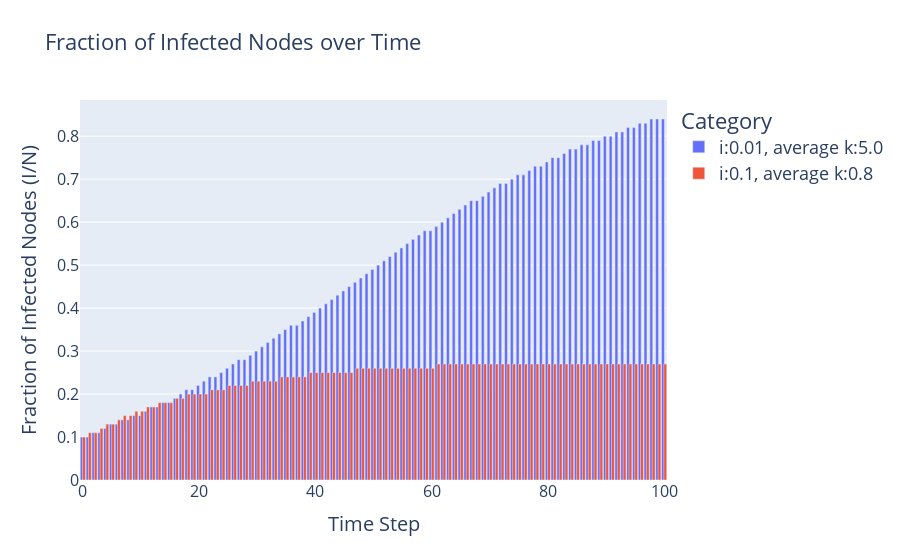

Source (notebook cell):
### Code cell
titles = {
    'case_value': [f"i:{case['i']}, average k:{case['average_k']}" for case in cases],
    'fig_title': "Fraction of Infected Nodes over Time",
    'x': "Time Step",
    'y': "Fraction of Infected Nodes (I/N)"
}
plot_array(cases, titles, base='infected_fractions')
